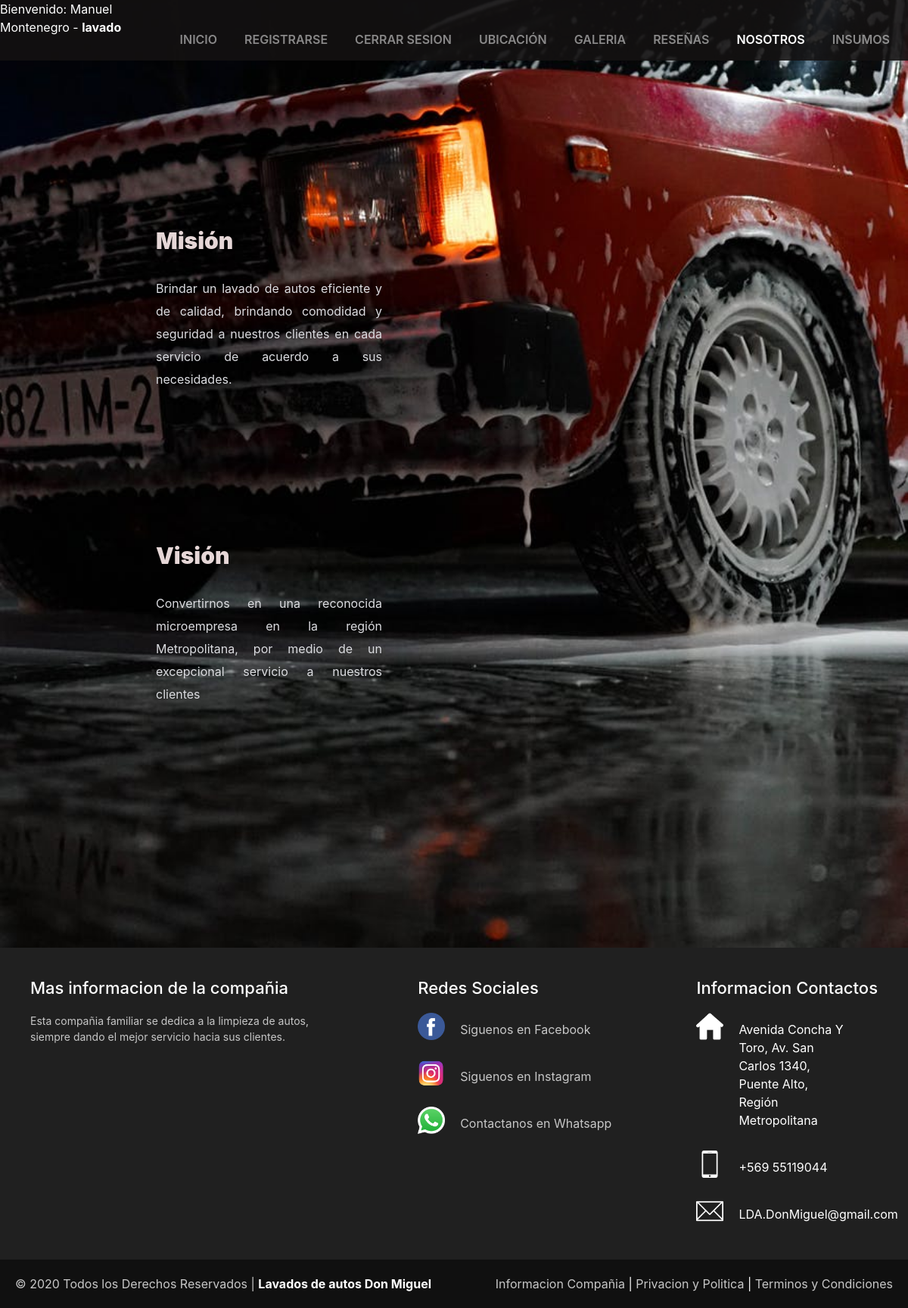
Page /mision/ (signed in) on the committed database.
### misLavados/models.py (models this page shows, shortened)
class MisionyVision(models.Model):
    ident = models.CharField(max_length=120,primary_key=True)
    mision = models.TextField()
    vision = models.TextField()

### misLavados/views.py (the view)
# urls.py: path('mision/',misionyvision,name='MISI'),
def misionyvision(request):
    lista = MisionyVision.objects.all()
    return render(request,'web/mision.html',{'lista': lista})

### misLavados/templates/web/mision.html (shortened to what this page needs)
<!DOCTYPE html>
<html lang="en">
{% load static %}
<head>
    <link rel="stylesheet" href="https://stackpath.bootstrapcdn.com/bootstrap/4.5.2/css/bootstrap.min.css">
    <link rel="stylesheet" href="{% static 'css/mision.css' %}">
    <link rel="stylesheet" href="{% static 'css/footer.css' %}">
</head>
<body>
    <section id="header">
        <div class="Container-fluid">
            <nav class="navbar navbar-expand-lg navbar-dark">
                <div class="Container">
                    <div class="collapse navbar-collapse" id="navbarSupportedContent">
                        <ul class="navbar-nav ml-auto">
                            <li class="nav-item">
                                <a href="{% url 'IND' %}" class="nav-link">Inicio</a>
                            </li>
                            <li class="nav-item ">
                                <a href="{% url 'REGI' %}" class="nav-link">Registrarse</a>
                            </li>
                            <li class="nav-item ">
                                {% if user.is_authenticated %}
                                    <a href="{% url 'LOGOUT' %}"class="nav-link">Cerrar Sesion</a>
                                {% else %}
                                    <a href="{% url 'LOGI' %}" class="nav-link">Login</a>
                                {% endif %}
                            </li>
                            <li class="nav-item ">
                                <a href="{% url 'UBIC' %}" class="nav-link">Ubicación</a>
                            </li>
                            <li class="nav-item ">
                                <a href="{% url 'GALE' %}" class="nav-link">Galeria</a>
                            </li>
                            <li class="nav-item ">
                                <a href="{% url 'RESE' %}" class="nav-link">Reseñas</a>
                            </li>
                            <li class="nav-item active">
                                <a href="{% url 'MISI' %}"  class="nav-link">Nosotros</a>
                            </li>
                            <li class="nav-item ">
                                <a href="{% url 'INSU' %}" class="nav-link">Insumos</a>
                            </li>
                        </ul>
                    </div>
                </div>
            </nav>
            <div class="nav-item-welcome" style='color:white'>
                {% if user.is_authenticated %}
                <p>Bienvenido: {{user.first_name}} {{user.last_name}} - <b>{{user.username}}</b> </p>
                {% endif %}
            </div>
        </div>
    </section>
    <section class="main">
        <div class="container">
            <div class="row">
                <div class="col-sm-6">
                    {% for item in lista %}
                    <div class="inner-container">
                        <h1>Misión</h1>
                        <p class="text">
                        {{item.mision}}
                        </p>
                    </div>
                    <div class="inner-container">
                        <h1>Visión</h1>
                        <p class="text">
                        {{item.vision}}
                        </p>
                    </div>
                    {% endfor %}
                </div>
            </div>
        </div>
    </section>
    <footer>
        <div class="container-footer-all">
            <div class="container-body">
                <div class="columa1">
                    <h1>Mas informacion de la compañia</h1>
                    <p>Esta compañia familiar se dedica a la limpieza de autos, siempre dando el mejor servicio hacia sus clientes.</p>
                </div>
                <div class="columa2">
                    <h1>Redes Sociales</h1>
                    <div class="rowa">
                        <img src="{% static 'img/facebook.png' %}">
                        <label>Siguenos en Facebook</label>
                    </div>
                    <div class="rowa">
                        <img src="{% static 'img/instagram.png' %}">
                        <label>Siguenos en Instagram</label>
                    </div>
                    <div class="rowa">
                        <img src="{% static 'img/whatsapp.png' %}">
                        <label>Contactanos en Whatsapp</label>
                    </div>
                </div>
                <div class="columa3">
                    <h1>Informacion Contactos</h1>
                    <div class="rowa2">
                        <img src="{% static 'img/house.png' %}">
                        <label>Avenida Concha Y Toro, Av. San Carlos 1340, Puente Alto, Región Metropolitana</label>
                    </div>
                    <div class="rowa2">
                        <img src="{% static 'img/smartphone.png' %}">
                        <label>+569 55119044</label>
                    </div>
                    <div class="rowa2">
                        <img src="{% static 'img/contact.png' %}">
                        <label>LDA.DonMiguel@gmail.com</label>
                    </div>
                </div>
            </div>
        </div>
        <div class="container-footer">
            <div class="footer">
                <div class="copyright">
                    © 2020 Todos los Derechos Reservados | <a href="">Lavados de autos Don Miguel</a>
                </div>
                <div class="information">
                    <a href="">Informacion Compañia</a> | <a href="">Privacion y Politica</a> | <a href="">Terminos y Condiciones</a>
                </div>
            </div>
        </div>
    </footer>
</body>
</html>

### misLavados/static/css/mision.css (style rules this page uses)
* { margin:0; padding:0; }
#header { background-color: transparent; position: absolute; z-index: 10; width: 100%; background-color: rgba(20, 17, 17, 0.89); }
.navbar { float:right; padding-left: 10px 0; }
.nav-item { top: 20px; font-weight: 600; text-transform: uppercase; padding-left: 20px; }
.inner-container { width: 85%; float: right; background-color: transparent; overflow: hidden; padding: 100px 0; }
.inner-container h1 { color: rgb(230, 215, 215); margin-bottom: 30px; font-size: 30px; font-weight: 900; }
.text { font-size: 13px; color: #ffffff; line-height: 30px; text-align: justify; margin-bottom: 40px; }
@media screen and (max-width:1200px) { .inner-container { padding: 80px; } }
.main { position:relative; background:url("../img/fondo1.jpeg"); min-height: 100vh; background-size: cover; background-position: center; padding:220px 0 200px ; }
.main p { margin-top: 1em; padding: 0; font-size: 1em; color: #dcdde1; }

### misLavados/static/css/footer.css (style rules this page uses)
footer { height: 40%; width: 100%; background: #202020; color: white; }
.container-footer-all { width: 100%; max-width: 1200px; margin: auto; padding: 40px; }
.container-body { display: flex; justify-content: space-between; }
.columa1 { max-width: 400px; }
.columa1 h1 { font-size: 22px; }
.columa1 p { font-size: 14px; color: #C7C7C7; margin-top: 20px; }
.columa2 { max-width: 400px; }
.columa2 h1 { font-size: 22px; }
.rowa { margin-top: 20px; display: flex; }
.rowa img { width: 36px; height: 36px; }
.rowa label { margin-top: 10px; margin-left: 20px; color: #C7C7C7; }
.columa3 { max-width: 400px; }
.columa3 h1 { font-size: 22px; }
.rowa2 { margin-top: 20px; display: flex; }
.rowa2 img { width: 36px; height: 36px; }
.rowa2 label { margin-top: 10px; margin-left: 20px; max-width: 140px; }
.container-footer { width: 100%; background: #101010; }
.footer { max-width: 1200px; margin: auto; display: flex; justify-content: space-between; padding: 20px; }
.copyright { color: #C7C7C7; }
.copyright a { text-decoration: none; color: white; font-weight: bold; }
.information a { text-decoration: none; color: #C7C7C7; }

### rows in the picture
MisionyVision: mision "Brindar un lavado de autos eficiente y de calidad, brindando comodidad y seguridad a nuestros clientes en cada servicio de acuerdo a sus necesidades.", vision "Convertirnos en una reconocida microempresa en la región Metropolitana, por medio de un excepcional servicio a nuestros clientes"

### other values in the picture
{{ user.first_name }} "Manuel"
{{ user.last_name }} "Montenegro"
{{ user.username }} "lavado"
